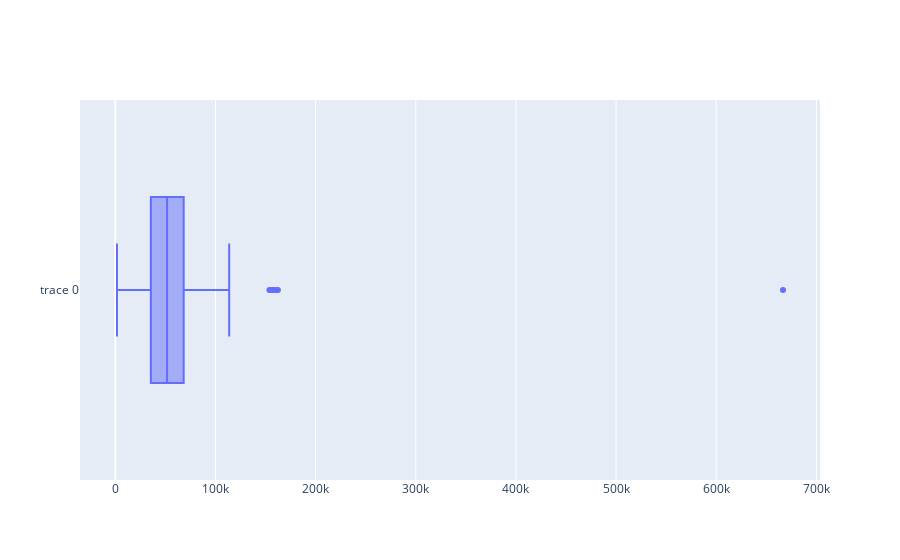

The cell this chart's notebook holds for it:
### Code cell
# Looking for outliers

fig = go.Figure()
fig.add_box(x=df['Income'], text=df['Income'])
iplot(fig)

### Figure 1 — Plotly figure (JSON) as saved in the notebook; plotly's stock layout.template omitted (floating-point values rounded to 4 significant figures; data arrays with more than 128 entries replaced by an {"elided": "..."} marker saying what was removed)
{"data": [{"text": {"elided": "2240 float values"}, "type": "box", "x": {"elided": "2240 float values"}}], "layout": {}}
